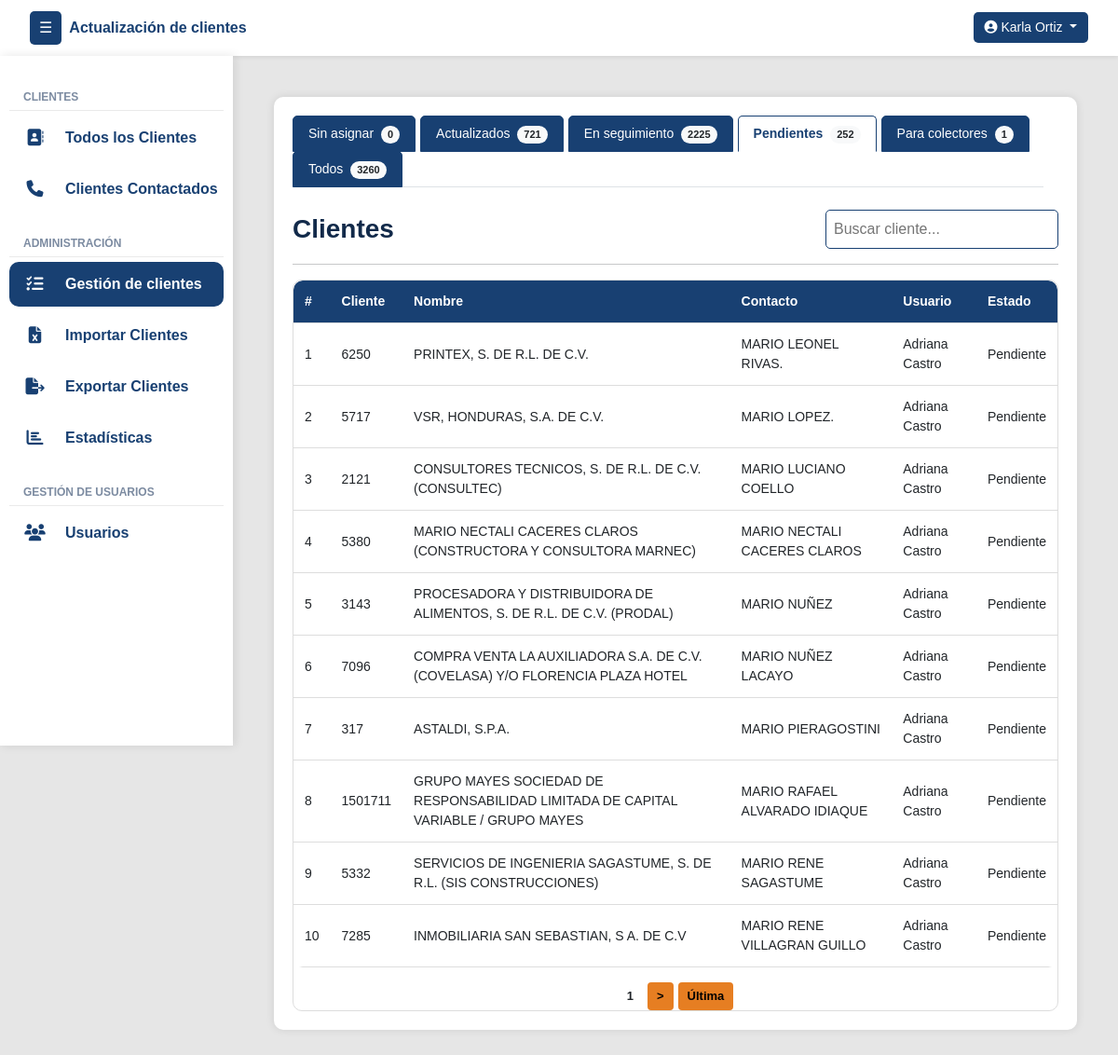
The app's page /gestion/pendientes/ (signed in), older data.
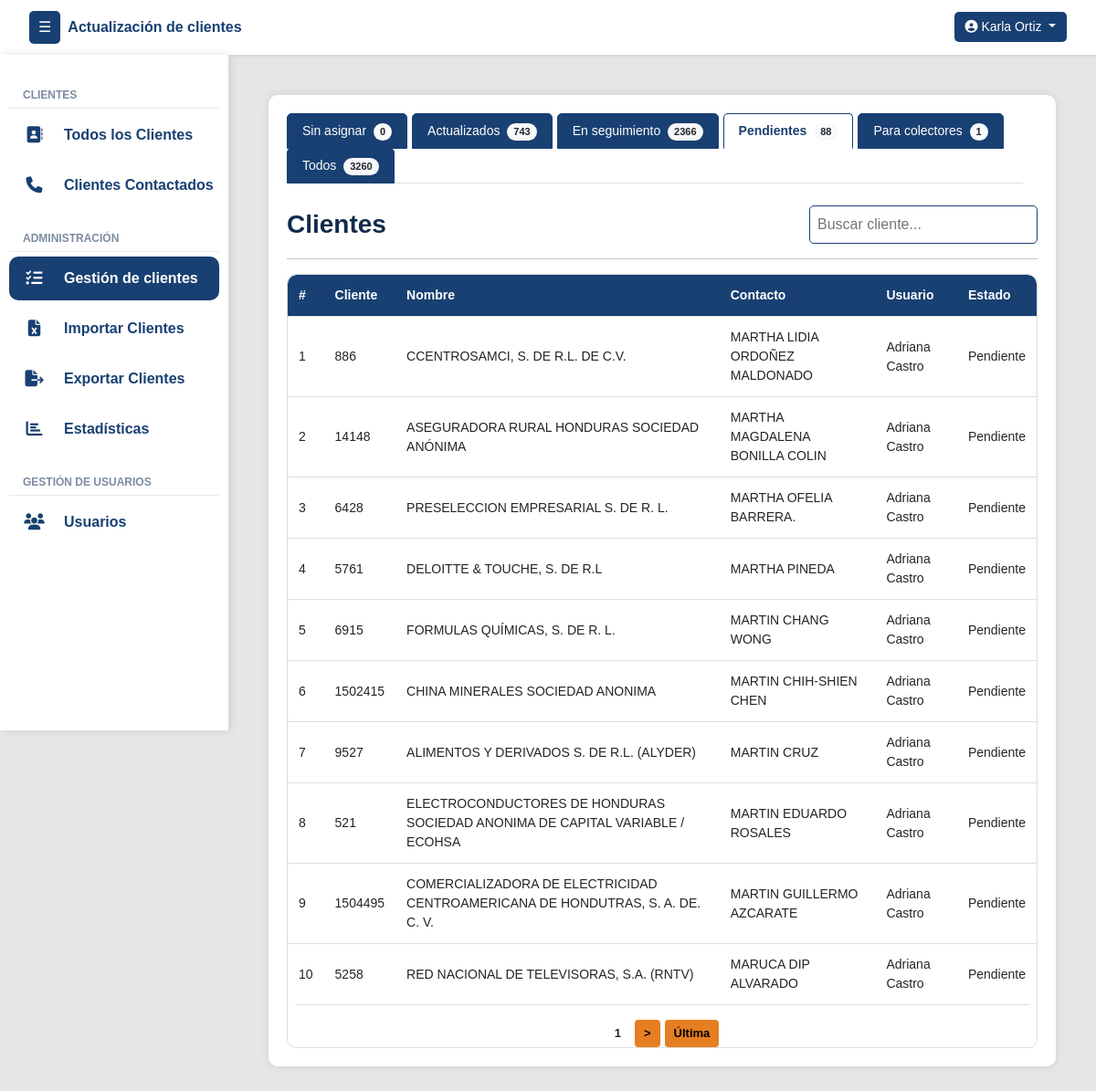
The same page, newer data.
### clientes/models.py (models this page shows, shortened)
class Cliente(models.Model):
    numero_cliente = models.CharField(max_length=50, unique=True)
    nombre_cliente = models.CharField(max_length=255)
    contacto_cliente = models.CharField(max_length=255)
    contacto_cargo = models.CharField(max_length=100, null=True, blank=True)
    telefono_cliente = models.CharField(max_length=50, null=True, blank=True)
    telefono_dos = models.CharField(max_length=50, null=True, blank=True)
    direccion = models.CharField(max_length=255, null=True, blank=True)
    correo = models.CharField(max_length=254, null=True, blank=True)
    estado_actual = models.ForeignKey(EstadoReporte, on_delete=models.SET_NULL, null=True, blank=True, default=1)
    asignado_inicial = models.ForeignKey(User, on_delete=models.SET_NULL, null=True, blank=True, related_name='clientes_asignados_inicialmente')
    asignado_usuario = models.ForeignKey(User, on_delete=models.SET_NULL, null=True, blank=True, related_name='clientes_asignados')
    veces_contactado = models.PositiveIntegerField(default=0)
    sin_contestar = models.PositiveIntegerField(default=0)
    formulario_sin_contestar = models.PositiveIntegerField(default=0)
    ultima_llamada_no_contesto = models.DateTimeField(null=True, blank=True)
    ultimo_envio_formulario = models.DateTimeField(null=True, blank=True)

class EstadoReporte(models.Model):
    nombre = models.CharField(max_length=100, unique=True)
    creado_por = models.ForeignKey(User, on_delete=models.SET_NULL, null=True, blank=True)
    creado_en = models.DateTimeField(auto_now_add=True)
    estado = models.CharField(max_length=50, choices=[('activo', 'Activo'), ('inactivo', 'Inactivo')])
    intentos = models.PositiveIntegerField(default=0)
    genera_movimiento = models.BooleanField(default=True)

### clientes/views.py (the view)
# urls.py: path('gestion/pendientes/', vistasClientes.clientes_pendientes_view, name='clientes_pendientes_gestion'),
@login_required
def clientes_pendientes_view(request):
    usuario = request.user
    if not usuario.groups.filter(name__in=["super_admin", "admin_group"]).exists():
        messages.error(request, "Acceso no permitido.")
        return redirect("login")
    hoy = timezone.localdate()
    search_query = request.GET.get("q", "").strip()
    estado_pendiente = EstadoReporte.objects.filter(nombre__iexact="pendiente").first()
    estado_no_contesto = EstadoReporte.objects.filter(nombre__iexact="no contestó").first()
    clientes_qs = Cliente.objects.filter(estado_actual=estado_pendiente)
    if search_query:
        clientes_qs = clientes_qs.filter(
            Q(nombre_cliente__icontains=search_query) |
            Q(numero_cliente__icontains=search_query) |
            Q(contacto_cliente__icontains=search_query)
        )
    clientes = paginar_queryset(request, clientes_qs, "pendientes")
    estados_seguimiento = EstadoReporte.objects.filter(genera_movimiento=False)\
        .exclude(nombre__iexact="pendiente")
    clientes_seguimiento_qs = Cliente.objects.filter(estado_actual__in=estados_seguimiento)
    primer_movimiento_qs = MovimientoEstado.objects.filter(cliente=OuterRef("pk")).order_by("fecha_hora")
    primer_movimiento_estado = Subquery(primer_movimiento_qs.values("estado__nombre")[:1])
    clientes_sin_actualizar_qs = Cliente.objects.annotate(
        primer_estado_nombre=primer_movimiento_estado
    ).filter(
        Q(estado_actual__nombre__iexact="actualizado") & ~Q(primer_estado_nombre__iexact="actualizado")
    )
    actualizados_hoy_qs = Cliente.objects.filter(
        estado_actual__nombre__iexact="actualizado",
        movimientos__estado__nombre__iexact="actualizado",
        movimientos__fecha_hora__date=hoy
    ).distinct()
    clientes_sin_actualizar_hoy_qs = Cliente.objects.annotate(
        primer_estado_nombre=primer_movimiento_estado
    ).filter(
        Q(movimientos__fecha_hora__date=hoy),
        Q(estado_actual__nombre__iexact="actualizado") & ~Q(primer_estado_nombre__iexact="actualizado")
    ).distinct()
    return render(request, "gestion/gestion.html", {
        "clientes_pendientes": clientes,
        "view_type": "pendientes",
        "search_query": search_query,
        "count_pendientes": clientes_qs.count(),
        "count_seguimiento": clientes_seguimiento_qs.count(),
        "count_no_contesto": Cliente.objects.filter(estado_actual=estado_no_contesto).count(),
        "count_actualizados": Cliente.objects.filter(
            estado_actual__nombre__iexact="actualizado",
            movimientos__estado__nombre__iexact="actualizado"
        ).distinct().count(),
        "count_sin_actualizar": clientes_sin_actualizar_qs.count(),
        "count_actualizados_hoy": actualizados_hoy_qs.count() + clientes_sin_actualizar_hoy_qs.count(),
        "count_sin_asignar": Cliente.objects.filter(asignado_usuario__isnull=True).count(),
        "count_todos": Cliente.objects.count(),
        "count_colectores": Cliente.objects.filter(estado_actual__nombre__iexact="por localizar").count(),
    })

### UpdateTracker/templatetags/group_filters.py (called while the page is built)
@register.filter(name='has_group')
def has_group(user, group_name):
    return user.groups.filter(name=group_name).exists()

### clientes/views.py (called while the page is built)
def paginar_queryset(request, queryset, param, por_pagina=10):
    paginator = Paginator(queryset, por_pagina)
    pagina = request.GET.get(param)
    return paginator.get_page(pagina)

### templates/gestion/gestion.html (shortened to what the changed rows need)
{% extends 'layout/layout.html' %}
{% block content %}
<div class="container">
    <ul class="nav nav-tabs flex-grow-1 me-3" id="clienteTabs" role="tablist">
        <li class="nav-item" role="presentation">
            <a class="nav-link {% if view_type == 'actualizados' %}active{% endif %}" id="actualizados-tab" href="{% url 'clientes_actualizados_gestion' %}" role="tab" aria-controls="actualizados" aria-selected="false">
                Actualizados <span class="badge rounded-pill bg-light text-dark ms-1" id="countActualizados">{{ count_actualizados }}</span>
            </a>
        </li>
        <li class="nav-item" role="presentation">
            <a class="nav-link {% if view_type == 'seguimiento' %}active{% endif %}" id="seguimiento-tab" href="{% url 'clientes_seguimiento_gestion' %}" role="tab" aria-controls="seguimiento" aria-selected="false">
                En seguimiento <span class="badge rounded-pill bg-light text-dark ms-1" id="countSeguimiento">{{ count_seguimiento }}</span>
            </a>
        </li>
        <li class="nav-item" role="presentation">
            <a class="nav-link {% if view_type == 'pendientes' %}active{% endif %}" id="pendientes-tab" href="{% url 'clientes_pendientes_gestion' %}" role="tab" aria-controls="pendientes" aria-selected="false">
                Pendientes <span class="badge rounded-pill bg-light text-dark ms-1" id="countPendientes">{{ count_pendientes }}</span>
            </a>
        </li>
    </ul>
    <div class="tab-content mt-4" id="clienteTabsContent">
        {% if view_type == 'sin_asignar' %}
        <div class="tab-pane fade show active" id="sin-asignar" role="tabpanel" aria-labelledby="sin-asignar-tab">
            <div class="d-flex justify-content-between align-items-center mb-3">
                <h3 class="mb-0">Clientes</h3>
                <div class="d-flex" style="gap: 10px;">
                    <form method="get" class="d-flex" style="gap: 10px;">
                        <input type="text" name="q" class="search-box"
                               placeholder="Buscar cliente..."
                               value="{{ search_query|default:'' }}"
                               autocomplete="off">
                        <input type="hidden" name="sin_asignar" value="{{ clientes_sin_asignar.number }}">
                    </form>
                    <button class="btn btn-asignar"
                            data-bs-toggle="modal"
                            data-bs-target="#modalDesasignarPorCantidad"
                            title="Desasignar clientes por lotes">
                        <i class="bi bi-person-dash-fill"></i> Desasignar
                    </button>
                    <button class="btn btn-asignar"
                            data-bs-toggle="modal"
                            data-bs-target="#modalAsignarPorCantidad"
                            title="Asignar clientes por lotes">
                        <i class="bi bi-person-lines-fill"></i> Asignar
                    </button>
                </div>
            </div>
            <hr>
            <div class="table-responsive">
                <table class="styled-table paginable" id="clienteTable">
                    <thead>
                        <tr>
                            <th>#</th>
                            <th>Cliente</th>
                            <th>Nombre</th>
                            <th>Contacto</th>
                            <th>Estado</th>
                            <th>Asignar</th>
                        </tr>
                    </thead>
                    <tbody>
                        {% for cliente in clientes_sin_asignar %}
                        <tr>
                            <td>{{ forloop.counter }}</td>
                            <td>{{ cliente.numero_cliente }}</td>
                            <td>{{ cliente.nombre_cliente }}</td>
                            <td>{{ cliente.contacto_cliente }}</td>
                            <td>{{ cliente.estado_actual.nombre }}</td>
                            <td>
                                <div class="text-center">
                                    <button class="btn btn-sm btn-asignar"
                                            data-bs-toggle="modal"
                                            data-bs-target="#modalAsignarCliente"
                                            onclick="abrirModalAsignarCliente('{{ cliente.id }}', '{{ cliente.nombre_cliente }}')"
                                            title="Asignar cliente">
                                        <i class="bi bi-person-plus-fill"></i>
                                    </button>
                                </div>
                            </td>
                        </tr>
                        {% empty %}
                            <tr>
                                <td colspan="7" class="text-center">No hay clientes sin asignar.</td>
                            </tr>
                        {% endfor %}
                    </tbody>
                </table>
                {% if clientes_sin_asignar.has_other_pages %}
                <div class="pagination mt-3">
                    {% if clientes_sin_asignar.number > 1 %}
                        <a href="?sin_asignar=1{% if search_query %}&q={{ search_query }}{% endif %}" class="btn btn-sm btn-reportar">Primera</a>
                        <a href="?sin_asignar={{ clientes_sin_asignar.previous_page_number }}{% if search_query %}&q={{ search_query }}{% endif %}" class="btn btn-sm btn-reportar">&lt;</a>
                    {% endif %}
                    <span class="btn btn-sm btn-reportar active">{{ clientes_sin_asignar.number }}</span>
                    {% if clientes_sin_asignar.number < clientes_sin_asignar.paginator.num_pages %}
                        <a href="?sin_asignar={{ clientes_sin_asignar.next_page_number }}{% if search_query %}&q={{ search_query }}{% endif %}" class="btn btn-sm btn-reportar">&gt;</a>
                        <a href="?sin_asignar={{ clientes_sin_asignar.paginator.num_pages }}{% if search_query %}&q={{ search_query }}{% endif %}" class="btn btn-sm btn-reportar">Última</a>
                    {% endif %}
                </div>
                {% endif %}
            </div>
        </div>
        {% elif view_type == 'pendientes' %}
        <div class="tab-pane fade show active" id="pendiente" role="tabpanel" aria-labelledby="pendientes-tab">
            <div class="table-responsive">
                <table class="styled-table paginable" id="tablaPendiente">
                    <thead>
                        <tr>
                            <th>#</th>
                            <th>Cliente</th>
                            <th>Nombre</th>
                            <th>Contacto</th>
                            <th>Usuario</th>
                            <th>Estado</th>
                        </tr>
                    </thead>
                    <tbody>
                        {% for cliente in clientes_pendientes %}
                        <tr>
                            <td>{{ forloop.counter }}</td>
                            <td>{{ cliente.numero_cliente }}</td>
                            <td>{{ cliente.nombre_cliente }}</td>
                            <td>{{ cliente.contacto_cliente }}</td>
                            <td>
                                {% if cliente.asignado_usuario %}
                                    {{ cliente.asignado_usuario.get_full_name }}
                                {% else %}
                                    Sin asignar
                                {% endif %}
                            </td>
                            <td>{{ cliente.estado_actual.nombre }}</td>
                        </tr>
                        {% empty %}
                            <tr>
                                <td colspan="7" class="text-center">No hay clientes pendientes.</td>
                            </tr>
                        {% endfor %}
                    </tbody>
                </table>
            </div>
        </div>
        {% endif %}
    </div>
</div>
{% endblock %}

Row changes from the older to the newer data that the page shows:
no longer on this page (row edited): Cliente: numero_cliente "6250", nombre_cliente "PRINTEX, S. DE R.L. DE C.V.", contacto_cliente "MARIO LEONEL RIVAS.", asignado_usuario.get_full_name "Adriana Castro", estado_actual.nombre "Pendiente"
no longer on this page (row edited): Cliente: numero_cliente "5717", nombre_cliente "VSR, HONDURAS, S.A. DE C.V.", contacto_cliente "MARIO LOPEZ.", asignado_usuario.get_full_name "Adriana Castro", estado_actual.nombre "Pendiente"
no longer on this page (row edited): Cliente: numero_cliente "2121", nombre_cliente "CONSULTORES TECNICOS, S. DE R.L. DE C.V. (CONSULTEC)", contacto_cliente "MARIO LUCIANO COELLO", asignado_usuario.get_full_name "Adriana Castro", estado_actual.nombre "Pendiente"
no longer on this page (row edited): Cliente: numero_cliente "5380", nombre_cliente "MARIO NECTALI CACERES CLAROS (CONSTRUCTORA Y CONSULTORA MARNEC)", contacto_cliente "MARIO NECTALI CACERES CLAROS", asignado_usuario.get_full_name "Adriana Castro", estado_actual.nombre "Pendiente"
no longer on this page (row edited): Cliente: numero_cliente "3143", nombre_cliente "PROCESADORA Y DISTRIBUIDORA DE ALIMENTOS, S. DE R.L. DE C.V. (PRODAL)", contacto_cliente "MARIO NUÑEZ", asignado_usuario.get_full_name "Adriana Castro", estado_actual.nombre "Pendiente"
no longer on this page (row edited): Cliente: numero_cliente "7096", nombre_cliente "COMPRA VENTA LA AUXILIADORA S.A. DE C.V.(COVELASA) Y/O FLORENCIA PLAZA HOTEL", contacto_cliente "MARIO NUÑEZ LACAYO", asignado_usuario.get_full_name "Adriana Castro", estado_actual.nombre "Pendiente"
no longer on this page (row edited): Cliente: numero_cliente "317", nombre_cliente "ASTALDI, S.P.A.", contacto_cliente "MARIO PIERAGOSTINI", asignado_usuario.get_full_name "Adriana Castro", estado_actual.nombre "Pendiente"
no longer on this page (row edited): Cliente: numero_cliente "1501711", nombre_cliente "GRUPO MAYES SOCIEDAD DE RESPONSABILIDAD LIMITADA DE CAPITAL VARIABLE / GRUPO MAYES", contacto_cliente "MARIO RAFAEL ALVARADO IDIAQUE", asignado_usuario.get_full_name "Adriana Castro", estado_actual.nombre "Pendiente"
no longer on this page (row edited): Cliente: numero_cliente "5332", nombre_cliente "SERVICIOS DE INGENIERIA SAGASTUME, S. DE R.L. (SIS CONSTRUCCIONES)", contacto_cliente "MARIO RENE SAGASTUME", asignado_usuario.get_full_name "Adriana Castro", estado_actual.nombre "Pendiente"
no longer on this page (row edited): Cliente: numero_cliente "7285", nombre_cliente "INMOBILIARIA SAN SEBASTIAN, S A. DE C.V", contacto_cliente "MARIO RENE VILLAGRAN GUILLO", asignado_usuario.get_full_name "Adriana Castro", estado_actual.nombre "Pendiente"
now on this page (row unchanged): Cliente: numero_cliente "886", nombre_cliente "CCENTROSAMCI, S. DE R.L. DE C.V.", contacto_cliente "MARTHA LIDIA ORDOÑEZ MALDONADO", asignado_usuario.get_full_name "Adriana Castro", estado_actual.nombre "Pendiente"
now on this page (row unchanged): Cliente: numero_cliente "14148", nombre_cliente "ASEGURADORA RURAL HONDURAS SOCIEDAD ANÓNIMA", contacto_cliente "MARTHA MAGDALENA BONILLA COLIN", asignado_usuario.get_full_name "Adriana Castro", estado_actual.nombre "Pendiente"
now on this page (row unchanged): Cliente: numero_cliente "6428", nombre_cliente "PRESELECCION EMPRESARIAL S. DE R. L.", contacto_cliente "MARTHA OFELIA BARRERA.", asignado_usuario.get_full_name "Adriana Castro", estado_actual.nombre "Pendiente"
now on this page (row unchanged): Cliente: numero_cliente "5761", nombre_cliente "DELOITTE & TOUCHE, S. DE R.L", contacto_cliente "MARTHA PINEDA", asignado_usuario.get_full_name "Adriana Castro", estado_actual.nombre "Pendiente"
now on this page (row unchanged): Cliente: numero_cliente "6915", nombre_cliente "FORMULAS QUÍMICAS, S. DE R. L.", contacto_cliente "MARTIN CHANG WONG", asignado_usuario.get_full_name "Adriana Castro", estado_actual.nombre "Pendiente"
now on this page (row unchanged): Cliente: numero_cliente "1502415", nombre_cliente "CHINA MINERALES SOCIEDAD ANONIMA", contacto_cliente "MARTIN CHIH-SHIEN CHEN", asignado_usuario.get_full_name "Adriana Castro", estado_actual.nombre "Pendiente"
now on this page (row unchanged): Cliente: numero_cliente "9527", nombre_cliente "ALIMENTOS Y DERIVADOS S. DE R.L. (ALYDER)", contacto_cliente "MARTIN CRUZ", asignado_usuario.get_full_name "Adriana Castro", estado_actual.nombre "Pendiente"
now on this page (row unchanged): Cliente: numero_cliente "521", nombre_cliente "ELECTROCONDUCTORES DE HONDURAS SOCIEDAD ANONIMA DE CAPITAL VARIABLE / ECOHSA", contacto_cliente "MARTIN EDUARDO ROSALES", asignado_usuario.get_full_name "Adriana Castro", estado_actual.nombre "Pendiente"
now on this page (row unchanged): Cliente: numero_cliente "1504495", nombre_cliente "COMERCIALIZADORA DE ELECTRICIDAD CENTROAMERICANA DE HONDUTRAS, S. A. DE. C. V.", contacto_cliente "MARTIN GUILLERMO AZCARATE", asignado_usuario.get_full_name "Adriana Castro", estado_actual.nombre "Pendiente"
now on this page (row unchanged): Cliente: numero_cliente "5258", nombre_cliente "RED NACIONAL DE TELEVISORAS, S.A. (RNTV)", contacto_cliente "MARUCA DIP ALVARADO", asignado_usuario.get_full_name "Adriana Castro", estado_actual.nombre "Pendiente"
Text that changed along with them:
{{ count_actualizados }}: "721" → "743"
{{ count_seguimiento }}: "2225" → "2366"
{{ count_pendientes }}: "252" → "88"
